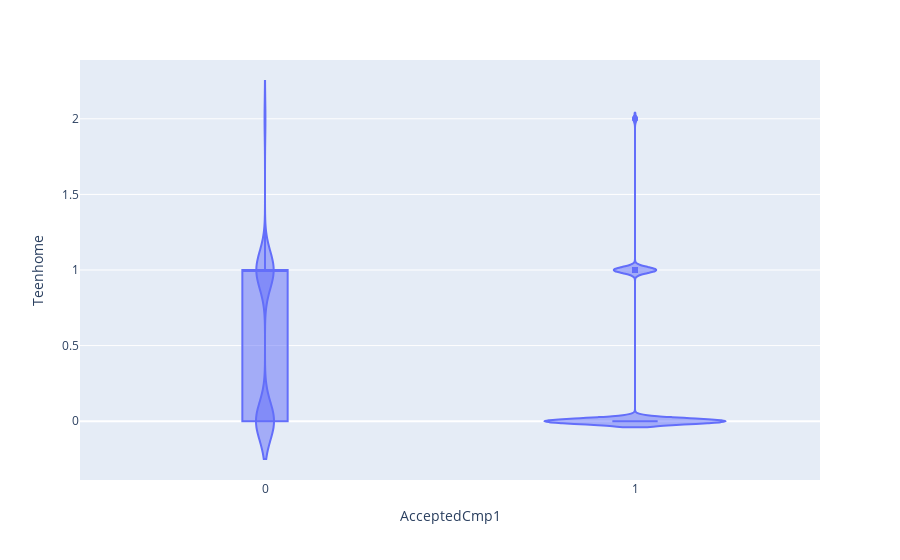

Write notebook code for a chart like this one.
### Code cell
#4D
fig = px.violin(df, y= 'Teenhome', x = 'AcceptedCmp1', box = True)
fig.show()

### Figure 1 — Plotly figure (JSON) as saved in the notebook; plotly's stock layout.template omitted (floating-point values rounded to 4 significant figures; data arrays with more than 128 entries replaced by an {"elided": "..."} marker saying what was removed)
{"data": [{"alignmentgroup": "True", "box": {"visible": true}, "hovertemplate": "AcceptedCmp1=%{x}<br>Teenhome=%{y}<extra></extra>", "legendgroup": "", "marker": {"color": "#636efa"}, "name": "", "offsetgroup": "", "orientation": "v", "scalegroup": "True", "showlegend": false, "type": "violin", "x": {"elided": "2240 int values"}, "x0": " ", "xaxis": "x", "y": {"elided": "2240 int values"}, "y0": " ", "yaxis": "y"}], "layout": {"autosize": true, "legend": {"tracegroupgap": 0}, "margin": {"t": 60}, "violinmode": "group", "xaxis": {"anchor": "y", "autorange": true, "domain": [0, 1], "range": [-0.5, 1.5], "title": {"text": "AcceptedCmp1"}, "type": "linear"}, "yaxis": {"anchor": "x", "autorange": true, "domain": [0, 1], "range": [-0.389, 2.389], "title": {"text": "Teenhome"}, "type": "linear"}}}
